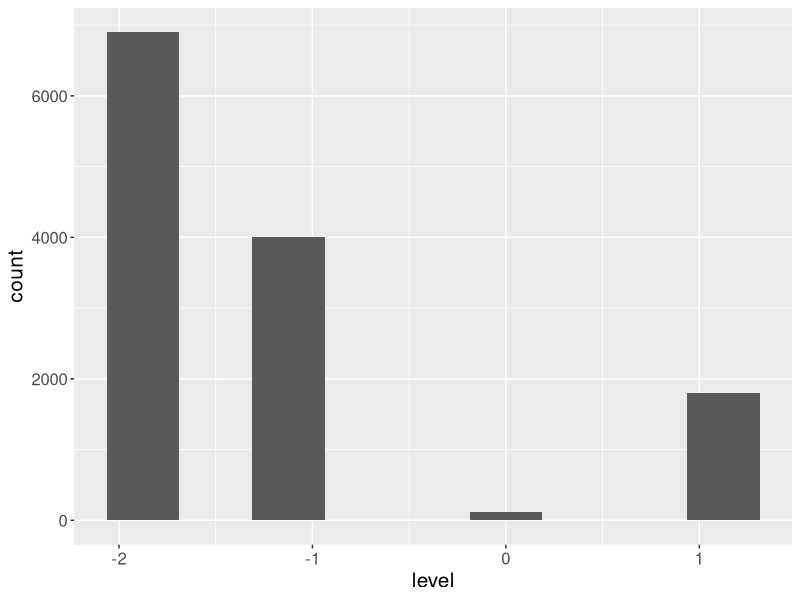
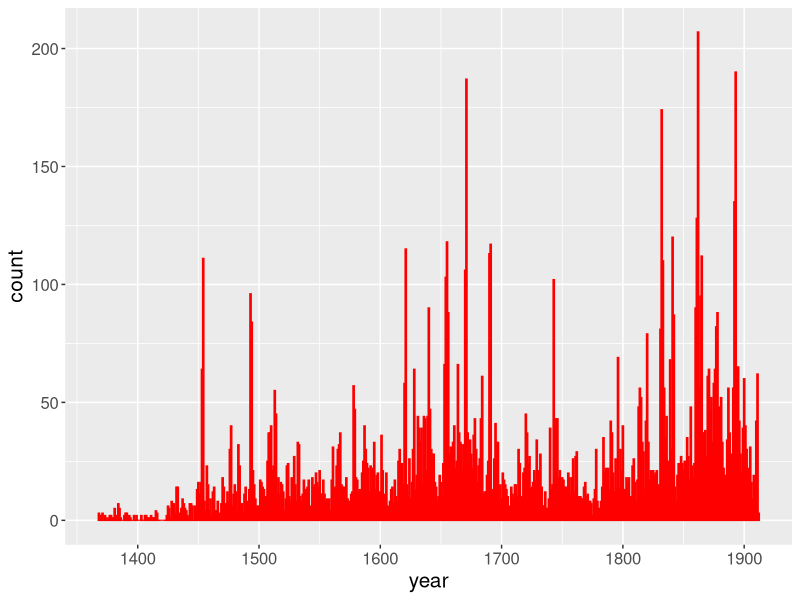
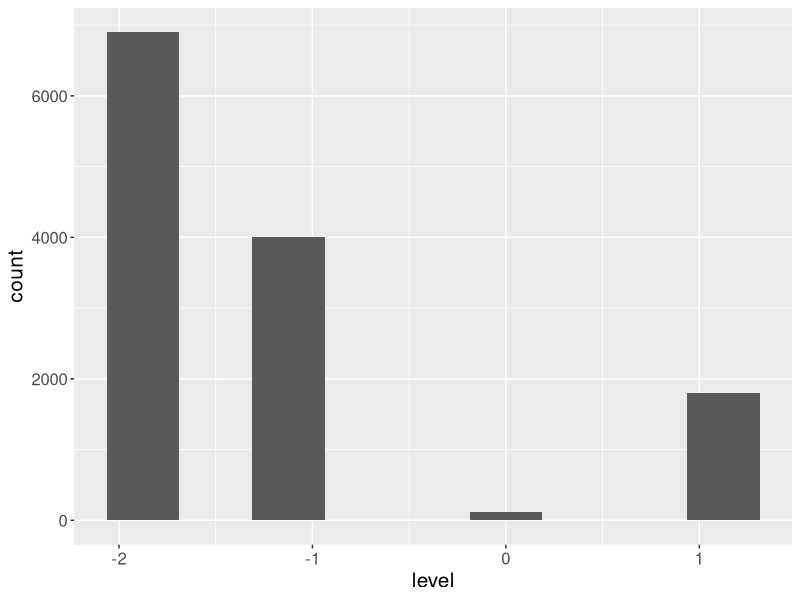
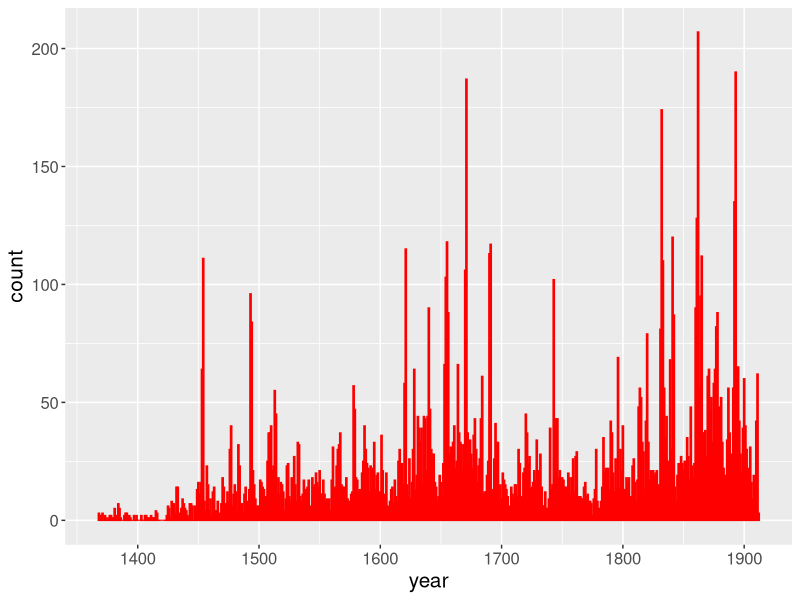

Write R code to recreate these figures, in order.
#Load data

library(readxl)
temperature<- read_excel("./temperature index value.v1.xlsx",col_type = c("skip","skip","numeric","numeric","skip","skip","skip","skip","skip","numeric","numeric","skip","skip"))
colnames(temperature)<-c("level","year","long","lat")

# Take mode for events at duplicated locations and rearrange the data by year

library(dplyr)
sum(duplicated(temperature[,c(2,3,4)])) #check for duplicate
  
temp2 <-temperature%>% 
   group_by(year,long,lat) %>%  
   summarise(level = mean(level))


# A histogram of temperature levels
  library(ggplot2)
  
  ggplot(temperature,aes(x=level)) +
    geom_histogram(bins=9) +
    theme(text = element_text(size=15))
  
  ggplot(temperature, aes(x=year)) +
    geom_histogram(binwidth = 1,color ="red",fill="red") +
    theme(text = element_text(size=15))
  
  jpeg("./temphisto.png",width=4,height=2.5 , res = 300, units = "in")
    print(
       ggplot(temperature,aes(x=level)) +
    geom_histogram(bins=9) +
    theme(text = element_text(size=15))
    )
    dev.off()
    
  jpeg("./anntemp.png",width=4,height=2.5 , res = 300, units = "in")
    print(
       ggplot(temperature, aes(x=year)) +
    geom_histogram(binwidth = 1,color ="red",fill="red") +
    theme(text = element_text(size=15))
    )
    dev.off()
